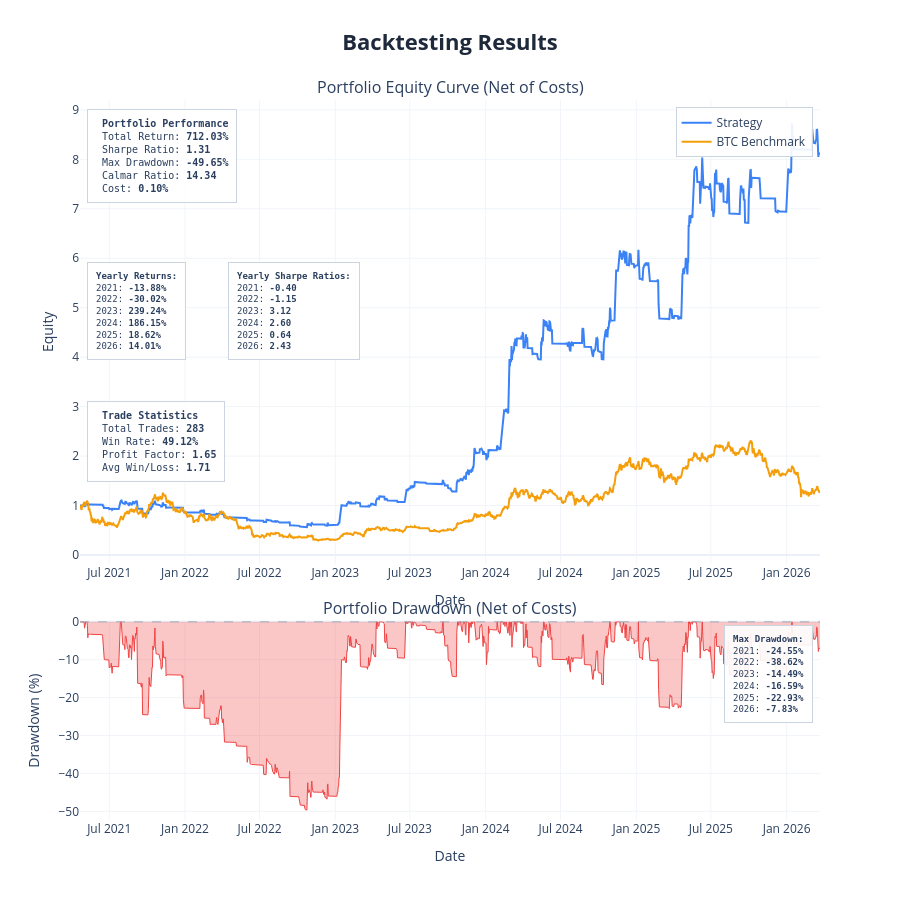

This figure's notebook cell:
### Markdown cell above
---
## Backtest

| Parameter | Options | Default |
|---|---|---|
| `cost` | Cost per trade as decimal — `0.001` = 0.1% | `0.0` |
| `show_plot` | `True` / `False` | `True` |
| `save_html` | Filename string or `None` | `None` |
| `show_trades` | Overlay entry/exit markers on price chart | `False` |
| `benchmark_data` | DataFrame with `Close` column for buy & hold comparison | same asset |

### Code cell
results = backtest(
    data           = strategy_df,
    cost           = 0.001,
    show_plot      = True,
    save_html      = None,
    show_trades    = False,
    benchmark_data = None
)

print(f"Return        {results['total_return']*100:>8.2f}%")
print(f"Sharpe        {results['sharpe_ratio']:>8.2f}")
print(f"Max Drawdown  {results['max_drawdown']*100:>8.2f}%")
print(f"Profit Factor {results['profit_factor']:>8.2f}")
print(f"Win Rate      {results['win_rate']*100:>8.2f}%")
print(f"# Trades      {results['num_trades']:>8}")

### Figure 1 — Plotly figure (JSON) as saved in the notebook; plotly's stock layout.template omitted (floating-point values rounded to 4 significant figures; data arrays with more than 128 entries replaced by an {"elided": "..."} marker saying what was removed)
{"data": [{"hovertemplate": "<b>Strategy</b><br>Date: %{x}<br>Equity: %{y:.4f}<extra></extra>", "line": {"color": "#3b82f6", "width": 2}, "mode": "lines", "name": "Strategy", "type": "scatter", "x": {"elided": "1798 str values"}, "xaxis": "x", "y": {"elided": "1798 float values"}, "yaxis": "y"}, {"hovertemplate": "<b>BTC Benchmark</b><br>Date: %{x}<br>Equity: %{y:.4f}<extra></extra>", "line": {"color": "#f59e0b", "width": 2}, "mode": "lines", "name": "BTC Benchmark", "type": "scatter", "x": {"elided": "1798 str values"}, "xaxis": "x", "y": {"elided": "1798 float values"}, "yaxis": "y"}, {"fill": "tozeroy", "fillcolor": "rgba(239, 68, 68, 0.3)", "hovertemplate": "<b>Drawdown</b><br>Date: %{x}<br>Drawdown: %{y:.2f}%<extra></extra>", "line": {"color": "#ef4444", "width": 1}, "mode": "lines", "name": "Drawdown", "showlegend": false, "type": "scatter", "x": {"elided": "1798 str values"}, "xaxis": "x2", "y": {"elided": "1798 float values"}, "yaxis": "y2"}], "layout": {"annotations": [{"font": {"size": 16}, "showarrow": false, "text": "Portfolio Equity Curve (Net of Costs)", "x": 0.5, "xanchor": "center", "xref": "paper", "y": 1, "yanchor": "bottom", "yref": "paper"}, {"font": {"size": 16}, "showarrow": false, "text": "Portfolio Drawdown (Net of Costs)", "x": 0.5, "xanchor": "center", "xref": "paper", "y": 0.276, "yanchor": "bottom", "yref": "paper"}, {"align": "left", "bgcolor": "rgba(255, 255, 255, 0.9)", "bordercolor": "#cbd5e1", "borderpad": 8, "borderwidth": 1, "font": {"family": "monospace", "size": 10}, "showarrow": false, "text": "\n<b>Portfolio Performance</b><br>\nTotal Return: <b>712.03%</b><br>\nSharpe Ratio: <b>1.31</b><br>\nMax Drawdown: <b>-49.65%</b><br>\nCalmar Ratio: <b>14.34</b><br>\nCost: <b>0.10%</b>\n", "x": 0.01, "xanchor": "left", "xref": "x domain", "y": 0.98, "yanchor": "top", "yref": "y domain"}, {"align": "left", "bgcolor": "rgba(255, 255, 255, 0.9)", "bordercolor": "#cbd5e1", "borderpad": 8, "borderwidth": 1, "font": {"family": "monospace", "size": 9}, "showarrow": false, "text": "<b>Yearly Returns:</b><br>2021: <b>-13.88%</b><br>2022: <b>-30.02%</b><br>2023: <b>239.24%</b><br>2024: <b>186.15%</b><br>2025: <b>18.62%</b><br>2026: <b>14.01%</b><br>", "x": 0.01, "xanchor": "left", "xref": "x domain", "y": 0.65, "yanchor": "top", "yref": "y domain"}, {"align": "left", "bgcolor": "rgba(255, 255, 255, 0.9)", "bordercolor": "#cbd5e1", "borderpad": 8, "borderwidth": 1, "font": {"family": "monospace", "size": 9}, "showarrow": false, "text": "<b>Yearly Sharpe Ratios:</b><br>2021: <b>-0.40</b><br>2022: <b>-1.15</b><br>2023: <b>3.12</b><br>2024: <b>2.60</b><br>2025: <b>0.64</b><br>2026: <b>2.43</b><br>", "x": 0.2, "xanchor": "left", "xref": "x domain", "y": 0.65, "yanchor": "top", "yref": "y domain"}, {"align": "left", "bgcolor": "rgba(255, 255, 255, 0.9)", "bordercolor": "#cbd5e1", "borderpad": 8, "borderwidth": 1, "font": {"family": "monospace", "size": 10}, "showarrow": false, "text": "\n<b>Trade Statistics</b><br>\nTotal Trades: <b>283</b><br>\nWin Rate: <b>49.12%</b><br>\nProfit Factor: <b>1.65</b><br>\nAvg Win/Loss: <b>1.71</b>\n", "x": 0.01, "xanchor": "left", "xref": "x domain", "y": 0.35, "yanchor": "top", "yref": "y domain"}, {"align": "left", "bgcolor": "rgba(255, 255, 255, 0.9)", "bordercolor": "#cbd5e1", "borderpad": 8, "borderwidth": 1, "font": {"family": "monospace", "size": 9}, "showarrow": false, "text": "<b>Max Drawdown:</b><br>2021: <b>-24.55%</b><br>2022: <b>-38.62%</b><br>2023: <b>-14.49%</b><br>2024: <b>-16.59%</b><br>2025: <b>-22.93%</b><br>2026: <b>-7.83%</b><br>", "x": 0.99, "xanchor": "right", "xref": "x2 domain", "y": 0.98, "yanchor": "top", "yref": "y2 domain"}], "height": 900, "hovermode": "x unified", "legend": {"bgcolor": "rgba(255,255,255,0.9)", "bordercolor": "#cbd5e1", "borderwidth": 1, "x": 0.99, "xanchor": "right", "y": 0.99, "yanchor": "top"}, "shapes": [{"line": {"color": "#94a3b8", "dash": "dash", "width": 1}, "type": "line", "x0": 0, "x1": 1, "xref": "x2 domain", "y0": 0, "y1": 0, "yref": "y2"}], "showlegend": true, "title": {"font": {"color": "#1E293B", "size": 22}, "text": "<b>Backtesting Results</b>", "x": 0.5, "xanchor": "center"}, "xaxis": {"anchor": "y", "domain": [0, 1], "gridcolor": "#f1f5f9", "gridwidth": 1, "showgrid": true, "title": {"text": "Date"}}, "xaxis2": {"anchor": "y2", "domain": [0, 1], "gridcolor": "#f1f5f9", "gridwidth": 1, "showgrid": true, "title": {"text": "Date"}}, "yaxis": {"anchor": "x", "domain": [0.356, 1], "gridcolor": "#f1f5f9", "gridwidth": 1, "showgrid": true, "title": {"text": "Equity"}}, "yaxis2": {"anchor": "x2", "domain": [0, 0.276], "gridcolor": "#f1f5f9", "gridwidth": 1, "showgrid": true, "title": {"text": "Drawdown (%)"}}}}
